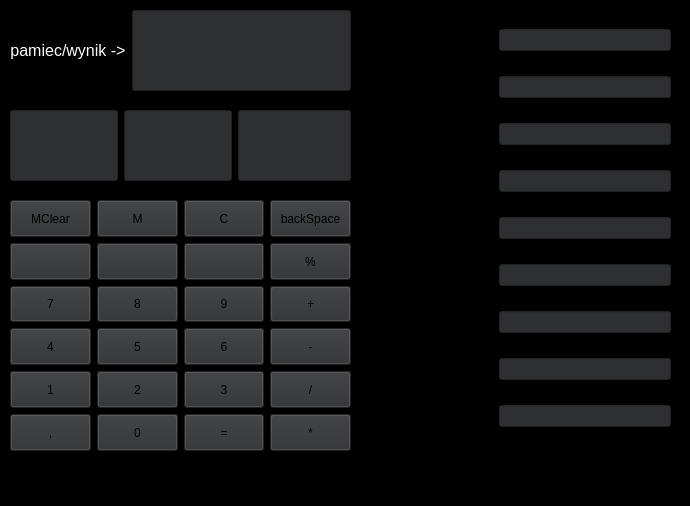
<?xml version="1.0" encoding="UTF-8"?>
<ui version="4.0">
 <class>MainWindow</class>
 <widget class="QMainWindow" name="MainWindow">
  <property name="geometry">
   <rect>
    <x>0</x>
    <y>0</y>
    <width>690</width>
    <height>506</height>
   </rect>
  </property>
  <property name="sizePolicy">
   <sizepolicy hsizetype="Preferred" vsizetype="Preferred">
    <horstretch>0</horstretch>
    <verstretch>0</verstretch>
   </sizepolicy>
  </property>
  <property name="minimumSize">
   <size>
    <width>690</width>
    <height>506</height>
   </size>
  </property>
  <property name="maximumSize">
   <size>
    <width>690</width>
    <height>506</height>
   </size>
  </property>
  <property name="windowTitle">
   <string>MainWindow</string>
  </property>
  <property name="autoFillBackground">
   <bool>false</bool>
  </property>
  <property name="styleSheet">
   <string notr="true">background-color: rgb(0, 0, 0);</string>
  </property>
  <property name="animated">
   <bool>true</bool>
  </property>
  <property name="documentMode">
   <bool>false</bool>
  </property>
  <widget class="QWidget" name="centralwidget">
   <widget class="QWidget" name="gridLayoutWidget">
    <property name="geometry">
     <rect>
      <x>10</x>
      <y>200</y>
      <width>341</width>
      <height>251</height>
     </rect>
    </property>
    <layout class="QGridLayout" name="gridLayout">
     <item row="7" column="0">
      <widget class="QPushButton" name="cyfr_4">
       <property name="sizePolicy">
        <sizepolicy hsizetype="Expanding" vsizetype="Expanding">
         <horstretch>0</horstretch>
         <verstretch>0</verstretch>
        </sizepolicy>
       </property>
       <property name="maximumSize">
        <size>
         <width>100</width>
         <height>100</height>
        </size>
       </property>
       <property name="autoFillBackground">
        <bool>false</bool>
       </property>
       <property name="styleSheet">
        <string notr="true">background-color: rgb(46, 47, 48);</string>
       </property>
       <property name="text">
        <string>4</string>
       </property>
       <property name="default">
        <bool>false</bool>
       </property>
      </widget>
     </item>
     <item row="10" column="1">
      <widget class="QPushButton" name="cyfr_10">
       <property name="sizePolicy">
        <sizepolicy hsizetype="Expanding" vsizetype="Expanding">
         <horstretch>0</horstretch>
         <verstretch>0</verstretch>
        </sizepolicy>
       </property>
       <property name="maximumSize">
        <size>
         <width>100</width>
         <height>100</height>
        </size>
       </property>
       <property name="autoFillBackground">
        <bool>false</bool>
       </property>
       <property name="styleSheet">
        <string notr="true">background-color: rgb(46, 47, 48);</string>
       </property>
       <property name="text">
        <string>0</string>
       </property>
       <property name="default">
        <bool>false</bool>
       </property>
      </widget>
     </item>
     <item row="2" column="0">
      <widget class="QPushButton" name="czyszczeniePamieci">
       <property name="sizePolicy">
        <sizepolicy hsizetype="Expanding" vsizetype="Expanding">
         <horstretch>0</horstretch>
         <verstretch>0</verstretch>
        </sizepolicy>
       </property>
       <property name="maximumSize">
        <size>
         <width>100</width>
         <height>100</height>
        </size>
       </property>
       <property name="autoFillBackground">
        <bool>false</bool>
       </property>
       <property name="styleSheet">
        <string notr="true">background-color: rgb(46, 47, 48);</string>
       </property>
       <property name="text">
        <string>MClear</string>
       </property>
       <property name="default">
        <bool>false</bool>
       </property>
      </widget>
     </item>
     <item row="2" column="1">
      <widget class="QPushButton" name="pamiecDoRownania">
       <property name="sizePolicy">
        <sizepolicy hsizetype="Expanding" vsizetype="Expanding">
         <horstretch>0</horstretch>
         <verstretch>0</verstretch>
        </sizepolicy>
       </property>
       <property name="maximumSize">
        <size>
         <width>100</width>
         <height>100</height>
        </size>
       </property>
       <property name="autoFillBackground">
        <bool>false</bool>
       </property>
       <property name="styleSheet">
        <string notr="true">background-color: rgb(46, 47, 48);</string>
       </property>
       <property name="text">
        <string>M</string>
       </property>
       <property name="default">
        <bool>false</bool>
       </property>
      </widget>
     </item>
     <item row="10" column="3">
      <widget class="QPushButton" name="mnozenie">
       <property name="sizePolicy">
        <sizepolicy hsizetype="Expanding" vsizetype="Expanding">
         <horstretch>0</horstretch>
         <verstretch>0</verstretch>
        </sizepolicy>
       </property>
       <property name="maximumSize">
        <size>
         <width>100</width>
         <height>100</height>
        </size>
       </property>
       <property name="autoFillBackground">
        <bool>false</bool>
       </property>
       <property name="styleSheet">
        <string notr="true">background-color: rgb(46, 47, 48);</string>
       </property>
       <property name="text">
        <string>*</string>
       </property>
       <property name="default">
        <bool>false</bool>
       </property>
      </widget>
     </item>
     <item row="8" column="3">
      <widget class="QPushButton" name="dzielenie">
       <property name="sizePolicy">
        <sizepolicy hsizetype="Expanding" vsizetype="Expanding">
         <horstretch>0</horstretch>
         <verstretch>0</verstretch>
        </sizepolicy>
       </property>
       <property name="maximumSize">
        <size>
         <width>100</width>
         <height>100</height>
        </size>
       </property>
       <property name="autoFillBackground">
        <bool>false</bool>
       </property>
       <property name="styleSheet">
        <string notr="true">background-color: rgb(46, 47, 48);</string>
       </property>
       <property name="text">
        <string>/</string>
       </property>
       <property name="default">
        <bool>false</bool>
       </property>
      </widget>
     </item>
     <item row="2" column="3">
      <widget class="QPushButton" name="backSpace">
       <property name="sizePolicy">
        <sizepolicy hsizetype="Expanding" vsizetype="Expanding">
         <horstretch>0</horstretch>
         <verstretch>0</verstretch>
        </sizepolicy>
       </property>
       <property name="maximumSize">
        <size>
         <width>100</width>
         <height>100</height>
        </size>
       </property>
       <property name="autoFillBackground">
        <bool>false</bool>
       </property>
       <property name="styleSheet">
        <string notr="true">background-color: rgb(46, 47, 48);</string>
       </property>
       <property name="text">
        <string>backSpace</string>
       </property>
       <property name="default">
        <bool>false</bool>
       </property>
      </widget>
     </item>
     <item row="7" column="1">
      <widget class="QPushButton" name="cyfr_5">
       <property name="sizePolicy">
        <sizepolicy hsizetype="Expanding" vsizetype="Expanding">
         <horstretch>0</horstretch>
         <verstretch>0</verstretch>
        </sizepolicy>
       </property>
       <property name="maximumSize">
        <size>
         <width>100</width>
         <height>100</height>
        </size>
       </property>
       <property name="autoFillBackground">
        <bool>false</bool>
       </property>
       <property name="styleSheet">
        <string notr="true">background-color: rgb(46, 47, 48);</string>
       </property>
       <property name="text">
        <string>5</string>
       </property>
       <property name="default">
        <bool>false</bool>
       </property>
      </widget>
     </item>
     <item row="2" column="2">
      <widget class="QPushButton" name="czyszczenieWyswietlacza">
       <property name="sizePolicy">
        <sizepolicy hsizetype="Expanding" vsizetype="Expanding">
         <horstretch>0</horstretch>
         <verstretch>0</verstretch>
        </sizepolicy>
       </property>
       <property name="maximumSize">
        <size>
         <width>100</width>
         <height>100</height>
        </size>
       </property>
       <property name="autoFillBackground">
        <bool>false</bool>
       </property>
       <property name="styleSheet">
        <string notr="true">background-color: rgb(46, 47, 48);</string>
       </property>
       <property name="text">
        <string>C</string>
       </property>
       <property name="default">
        <bool>false</bool>
       </property>
      </widget>
     </item>
     <item row="10" column="0">
      <widget class="QPushButton" name="przecinek">
       <property name="sizePolicy">
        <sizepolicy hsizetype="Expanding" vsizetype="Expanding">
         <horstretch>0</horstretch>
         <verstretch>0</verstretch>
        </sizepolicy>
       </property>
       <property name="maximumSize">
        <size>
         <width>100</width>
         <height>100</height>
        </size>
       </property>
       <property name="autoFillBackground">
        <bool>false</bool>
       </property>
       <property name="styleSheet">
        <string notr="true">background-color: rgb(46, 47, 48);</string>
       </property>
       <property name="text">
        <string>,</string>
       </property>
       <property name="default">
        <bool>false</bool>
       </property>
      </widget>
     </item>
     <item row="5" column="3">
      <widget class="QPushButton" name="dodawanie">
       <property name="sizePolicy">
        <sizepolicy hsizetype="Expanding" vsizetype="Expanding">
         <horstretch>0</horstretch>
         <verstretch>0</verstretch>
        </sizepolicy>
       </property>
       <property name="maximumSize">
        <size>
         <width>100</width>
         <height>100</height>
        </size>
       </property>
       <property name="autoFillBackground">
        <bool>false</bool>
       </property>
       <property name="styleSheet">
        <string notr="true">background-color: rgb(46, 47, 48);</string>
       </property>
       <property name="text">
        <string>+</string>
       </property>
       <property name="default">
        <bool>false</bool>
       </property>
      </widget>
     </item>
     <item row="10" column="2">
      <widget class="QPushButton" name="rownaSie">
       <property name="sizePolicy">
        <sizepolicy hsizetype="Expanding" vsizetype="Expanding">
         <horstretch>0</horstretch>
         <verstretch>0</verstretch>
        </sizepolicy>
       </property>
       <property name="maximumSize">
        <size>
         <width>100</width>
         <height>100</height>
        </size>
       </property>
       <property name="autoFillBackground">
        <bool>false</bool>
       </property>
       <property name="styleSheet">
        <string notr="true">background-color: rgb(46, 47, 48);</string>
       </property>
       <property name="text">
        <string>=</string>
       </property>
       <property name="default">
        <bool>false</bool>
       </property>
      </widget>
     </item>
     <item row="3" column="1">
      <widget class="QPushButton" name="pushButton_3">
       <property name="sizePolicy">
        <sizepolicy hsizetype="Expanding" vsizetype="Expanding">
         <horstretch>0</horstretch>
         <verstretch>0</verstretch>
        </sizepolicy>
       </property>
       <property name="maximumSize">
        <size>
         <width>100</width>
         <height>100</height>
        </size>
       </property>
       <property name="autoFillBackground">
        <bool>false</bool>
       </property>
       <property name="styleSheet">
        <string notr="true">background-color: rgb(46, 47, 48);</string>
       </property>
       <property name="text">
        <string/>
       </property>
       <property name="default">
        <bool>false</bool>
       </property>
      </widget>
     </item>
     <item row="3" column="0">
      <widget class="QPushButton" name="pushButton_4">
       <property name="sizePolicy">
        <sizepolicy hsizetype="Expanding" vsizetype="Expanding">
         <horstretch>0</horstretch>
         <verstretch>0</verstretch>
        </sizepolicy>
       </property>
       <property name="maximumSize">
        <size>
         <width>100</width>
         <height>100</height>
        </size>
       </property>
       <property name="autoFillBackground">
        <bool>false</bool>
       </property>
       <property name="styleSheet">
        <string notr="true">background-color: rgb(46, 47, 48);</string>
       </property>
       <property name="text">
        <string/>
       </property>
       <property name="default">
        <bool>false</bool>
       </property>
      </widget>
     </item>
     <item row="3" column="3">
      <widget class="QPushButton" name="resztaZDzielenia">
       <property name="sizePolicy">
        <sizepolicy hsizetype="Expanding" vsizetype="Expanding">
         <horstretch>0</horstretch>
         <verstretch>0</verstretch>
        </sizepolicy>
       </property>
       <property name="maximumSize">
        <size>
         <width>100</width>
         <height>100</height>
        </size>
       </property>
       <property name="autoFillBackground">
        <bool>false</bool>
       </property>
       <property name="styleSheet">
        <string notr="true">background-color: rgb(46, 47, 48);</string>
       </property>
       <property name="text">
        <string>%</string>
       </property>
       <property name="default">
        <bool>false</bool>
       </property>
      </widget>
     </item>
     <item row="3" column="2">
      <widget class="QPushButton" name="pushButton_2">
       <property name="sizePolicy">
        <sizepolicy hsizetype="Expanding" vsizetype="Expanding">
         <horstretch>0</horstretch>
         <verstretch>0</verstretch>
        </sizepolicy>
       </property>
       <property name="maximumSize">
        <size>
         <width>100</width>
         <height>100</height>
        </size>
       </property>
       <property name="autoFillBackground">
        <bool>false</bool>
       </property>
       <property name="styleSheet">
        <string notr="true">background-color: rgb(46, 47, 48);</string>
       </property>
       <property name="text">
        <string/>
       </property>
       <property name="default">
        <bool>false</bool>
       </property>
      </widget>
     </item>
     <item row="7" column="2">
      <widget class="QPushButton" name="cyfr_6">
       <property name="sizePolicy">
        <sizepolicy hsizetype="Expanding" vsizetype="Expanding">
         <horstretch>0</horstretch>
         <verstretch>0</verstretch>
        </sizepolicy>
       </property>
       <property name="maximumSize">
        <size>
         <width>100</width>
         <height>100</height>
        </size>
       </property>
       <property name="autoFillBackground">
        <bool>false</bool>
       </property>
       <property name="styleSheet">
        <string notr="true">background-color: rgb(46, 47, 48);</string>
       </property>
       <property name="text">
        <string>6</string>
       </property>
       <property name="default">
        <bool>false</bool>
       </property>
      </widget>
     </item>
     <item row="7" column="3">
      <widget class="QPushButton" name="odejmowanie">
       <property name="sizePolicy">
        <sizepolicy hsizetype="Expanding" vsizetype="Expanding">
         <horstretch>0</horstretch>
         <verstretch>0</verstretch>
        </sizepolicy>
       </property>
       <property name="maximumSize">
        <size>
         <width>100</width>
         <height>100</height>
        </size>
       </property>
       <property name="autoFillBackground">
        <bool>false</bool>
       </property>
       <property name="styleSheet">
        <string notr="true">background-color: rgb(46, 47, 48);</string>
       </property>
       <property name="text">
        <string>-</string>
       </property>
       <property name="default">
        <bool>false</bool>
       </property>
      </widget>
     </item>
     <item row="5" column="0">
      <widget class="QPushButton" name="cyfr_7">
       <property name="sizePolicy">
        <sizepolicy hsizetype="Expanding" vsizetype="Expanding">
         <horstretch>0</horstretch>
         <verstretch>0</verstretch>
        </sizepolicy>
       </property>
       <property name="maximumSize">
        <size>
         <width>100</width>
         <height>100</height>
        </size>
       </property>
       <property name="autoFillBackground">
        <bool>false</bool>
       </property>
       <property name="styleSheet">
        <string notr="true">background-color: rgb(46, 47, 48);</string>
       </property>
       <property name="text">
        <string>7</string>
       </property>
       <property name="default">
        <bool>false</bool>
       </property>
      </widget>
     </item>
     <item row="5" column="1">
      <widget class="QPushButton" name="cyfr_8">
       <property name="sizePolicy">
        <sizepolicy hsizetype="Expanding" vsizetype="Expanding">
         <horstretch>0</horstretch>
         <verstretch>0</verstretch>
        </sizepolicy>
       </property>
       <property name="maximumSize">
        <size>
         <width>100</width>
         <height>100</height>
        </size>
       </property>
       <property name="autoFillBackground">
        <bool>false</bool>
       </property>
       <property name="styleSheet">
        <string notr="true">background-color: rgb(46, 47, 48);</string>
       </property>
       <property name="text">
        <string>8</string>
       </property>
       <property name="default">
        <bool>false</bool>
       </property>
      </widget>
     </item>
     <item row="5" column="2">
      <widget class="QPushButton" name="cyfr_9">
       <property name="sizePolicy">
        <sizepolicy hsizetype="Expanding" vsizetype="Expanding">
         <horstretch>0</horstretch>
         <verstretch>0</verstretch>
        </sizepolicy>
       </property>
       <property name="maximumSize">
        <size>
         <width>100</width>
         <height>100</height>
        </size>
       </property>
       <property name="autoFillBackground">
        <bool>false</bool>
       </property>
       <property name="styleSheet">
        <string notr="true">background-color: rgb(46, 47, 48);</string>
       </property>
       <property name="text">
        <string>9</string>
       </property>
       <property name="default">
        <bool>false</bool>
       </property>
      </widget>
     </item>
     <item row="8" column="0">
      <widget class="QPushButton" name="cyfr_1">
       <property name="sizePolicy">
        <sizepolicy hsizetype="Expanding" vsizetype="Expanding">
         <horstretch>0</horstretch>
         <verstretch>0</verstretch>
        </sizepolicy>
       </property>
       <property name="maximumSize">
        <size>
         <width>100</width>
         <height>100</height>
        </size>
       </property>
       <property name="autoFillBackground">
        <bool>false</bool>
       </property>
       <property name="styleSheet">
        <string notr="true">background-color: rgb(46, 47, 48);</string>
       </property>
       <property name="text">
        <string>1</string>
       </property>
       <property name="default">
        <bool>false</bool>
       </property>
      </widget>
     </item>
     <item row="8" column="1">
      <widget class="QPushButton" name="cyfr_2">
       <property name="sizePolicy">
        <sizepolicy hsizetype="Expanding" vsizetype="Expanding">
         <horstretch>0</horstretch>
         <verstretch>0</verstretch>
        </sizepolicy>
       </property>
       <property name="maximumSize">
        <size>
         <width>100</width>
         <height>100</height>
        </size>
       </property>
       <property name="autoFillBackground">
        <bool>false</bool>
       </property>
       <property name="styleSheet">
        <string notr="true">background-color: rgb(46, 47, 48);</string>
       </property>
       <property name="text">
        <string>2</string>
       </property>
       <property name="default">
        <bool>false</bool>
       </property>
      </widget>
     </item>
     <item row="8" column="2">
      <widget class="QPushButton" name="cyfr_3">
       <property name="sizePolicy">
        <sizepolicy hsizetype="Expanding" vsizetype="Expanding">
         <horstretch>0</horstretch>
         <verstretch>0</verstretch>
        </sizepolicy>
       </property>
       <property name="maximumSize">
        <size>
         <width>100</width>
         <height>100</height>
        </size>
       </property>
       <property name="autoFillBackground">
        <bool>false</bool>
       </property>
       <property name="styleSheet">
        <string notr="true">background-color: rgb(46, 47, 48);</string>
       </property>
       <property name="text">
        <string>3</string>
       </property>
       <property name="default">
        <bool>false</bool>
       </property>
      </widget>
     </item>
    </layout>
   </widget>
   <widget class="QWidget" name="gridLayoutWidget_2">
    <property name="geometry">
     <rect>
      <x>370</x>
      <y>10</y>
      <width>301</width>
      <height>441</height>
     </rect>
    </property>
    <layout class="QGridLayout" name="liczbyWRoznychSystemach">
     <item row="0" column="0">
      <widget class="QLabel" name="tekstDwojkowy">
       <property name="text">
        <string>&lt;html&gt;&lt;head/&gt;&lt;body&gt;&lt;p&gt;&lt;span style=&quot; font-size:12pt;&quot;&gt;dwojkowy (2):&lt;/span&gt;&lt;/p&gt;&lt;/body&gt;&lt;/html&gt;</string>
       </property>
      </widget>
     </item>
     <item row="2" column="0">
      <widget class="QLabel" name="tekstCzworkowy">
       <property name="text">
        <string>&lt;html&gt;&lt;head/&gt;&lt;body&gt;&lt;p&gt;&lt;span style=&quot; font-size:12pt;&quot;&gt;czworkowy (4):&lt;/span&gt;&lt;/p&gt;&lt;/body&gt;&lt;/html&gt;</string>
       </property>
      </widget>
     </item>
     <item row="7" column="0">
      <widget class="QLabel" name="tekstDziewiatkowy">
       <property name="text">
        <string>&lt;html&gt;&lt;head/&gt;&lt;body&gt;&lt;p&gt;&lt;span style=&quot; font-size:12pt;&quot;&gt;dziewiatkowy (9):&lt;/span&gt;&lt;/p&gt;&lt;/body&gt;&lt;/html&gt;</string>
       </property>
      </widget>
     </item>
     <item row="4" column="0">
      <widget class="QLabel" name="tekstSzostkowy">
       <property name="text">
        <string>&lt;html&gt;&lt;head/&gt;&lt;body&gt;&lt;p&gt;&lt;span style=&quot; font-size:12pt;&quot;&gt;szostkowy (6):&lt;/span&gt;&lt;/p&gt;&lt;/body&gt;&lt;/html&gt;</string>
       </property>
      </widget>
     </item>
     <item row="2" column="1">
      <widget class="QLineEdit" name="liczbaWSystemie4">
       <property name="styleSheet">
        <string notr="true">background-color: rgb(46, 47, 48);</string>
       </property>
      </widget>
     </item>
     <item row="1" column="0">
      <widget class="QLabel" name="tekstTrojkowy">
       <property name="text">
        <string>&lt;html&gt;&lt;head/&gt;&lt;body&gt;&lt;p&gt;&lt;span style=&quot; font-size:12pt;&quot;&gt;trojkowy (3):&lt;/span&gt;&lt;/p&gt;&lt;/body&gt;&lt;/html&gt;</string>
       </property>
      </widget>
     </item>
     <item row="6" column="0">
      <widget class="QLabel" name="tekstOsoemkowy">
       <property name="text">
        <string>&lt;html&gt;&lt;head/&gt;&lt;body&gt;&lt;p&gt;&lt;span style=&quot; font-size:12pt;&quot;&gt;osemkowy (8):&lt;/span&gt;&lt;/p&gt;&lt;/body&gt;&lt;/html&gt;</string>
       </property>
      </widget>
     </item>
     <item row="0" column="1">
      <widget class="QLineEdit" name="liczbaWSystemie2">
       <property name="styleSheet">
        <string notr="true">background-color: rgb(46, 47, 48);</string>
       </property>
      </widget>
     </item>
     <item row="1" column="1">
      <widget class="QLineEdit" name="liczbaWSystemie3">
       <property name="styleSheet">
        <string notr="true">background-color: rgb(46, 47, 48);</string>
       </property>
      </widget>
     </item>
     <item row="5" column="0">
      <widget class="QLabel" name="tekstSiodemkowy">
       <property name="text">
        <string>&lt;html&gt;&lt;head/&gt;&lt;body&gt;&lt;p&gt;&lt;span style=&quot; font-size:12pt;&quot;&gt;siodemkowy (7):&lt;/span&gt;&lt;/p&gt;&lt;/body&gt;&lt;/html&gt;</string>
       </property>
      </widget>
     </item>
     <item row="3" column="0">
      <widget class="QLabel" name="tesktPiatkowy">
       <property name="text">
        <string>&lt;html&gt;&lt;head/&gt;&lt;body&gt;&lt;p&gt;&lt;span style=&quot; font-size:12pt;&quot;&gt;piatkowy (5):&lt;/span&gt;&lt;/p&gt;&lt;/body&gt;&lt;/html&gt;</string>
       </property>
      </widget>
     </item>
     <item row="8" column="0">
      <widget class="QLabel" name="tekstDziesietny">
       <property name="text">
        <string>&lt;html&gt;&lt;head/&gt;&lt;body&gt;&lt;p&gt;&lt;span style=&quot; font-size:12pt;&quot;&gt;dziesietny (10):&lt;/span&gt;&lt;/p&gt;&lt;/body&gt;&lt;/html&gt;</string>
       </property>
      </widget>
     </item>
     <item row="3" column="1">
      <widget class="QLineEdit" name="liczbaWSystemie5">
       <property name="styleSheet">
        <string notr="true">background-color: rgb(46, 47, 48);</string>
       </property>
      </widget>
     </item>
     <item row="4" column="1">
      <widget class="QLineEdit" name="liczbaWSystemie6">
       <property name="styleSheet">
        <string notr="true">background-color: rgb(46, 47, 48);</string>
       </property>
      </widget>
     </item>
     <item row="5" column="1">
      <widget class="QLineEdit" name="liczbaWSystemie7">
       <property name="styleSheet">
        <string notr="true">background-color: rgb(46, 47, 48);</string>
       </property>
      </widget>
     </item>
     <item row="6" column="1">
      <widget class="QLineEdit" name="liczbaWSystemie8">
       <property name="styleSheet">
        <string notr="true">background-color: rgb(46, 47, 48);</string>
       </property>
      </widget>
     </item>
     <item row="7" column="1">
      <widget class="QLineEdit" name="liczbaWSystemie9">
       <property name="styleSheet">
        <string notr="true">background-color: rgb(46, 47, 48);</string>
       </property>
      </widget>
     </item>
     <item row="8" column="1">
      <widget class="QLineEdit" name="liczbaWSystemie10">
       <property name="styleSheet">
        <string notr="true">background-color: rgb(46, 47, 48);</string>
       </property>
      </widget>
     </item>
    </layout>
   </widget>
   <widget class="QWidget" name="gridLayoutWidget_3">
    <property name="geometry">
     <rect>
      <x>10</x>
      <y>10</y>
      <width>341</width>
      <height>81</height>
     </rect>
    </property>
    <layout class="QGridLayout" name="gridLayout_2">
     <item row="0" column="0">
      <widget class="QLabel" name="textMemory">
       <property name="sizePolicy">
        <sizepolicy hsizetype="Fixed" vsizetype="Expanding">
         <horstretch>0</horstretch>
         <verstretch>0</verstretch>
        </sizepolicy>
       </property>
       <property name="layoutDirection">
        <enum>Qt::LayoutDirection::LeftToRight</enum>
       </property>
       <property name="autoFillBackground">
        <bool>false</bool>
       </property>
       <property name="styleSheet">
        <string notr="true">color: rgb(0, 0, 0);</string>
       </property>
       <property name="text">
        <string>&lt;html&gt;&lt;head/&gt;&lt;body&gt;&lt;p&gt;&lt;span style=&quot; font-size:12pt; color:#ffffff;&quot;&gt;pamiec/wynik -&amp;gt;&lt;/span&gt;&lt;/p&gt;&lt;/body&gt;&lt;/html&gt;</string>
       </property>
       <property name="alignment">
        <set>Qt::AlignmentFlag::AlignCenter</set>
       </property>
      </widget>
     </item>
     <item row="0" column="1">
      <widget class="QLineEdit" name="wyswietlaczPamieci">
       <property name="sizePolicy">
        <sizepolicy hsizetype="Expanding" vsizetype="Expanding">
         <horstretch>0</horstretch>
         <verstretch>0</verstretch>
        </sizepolicy>
       </property>
       <property name="styleSheet">
        <string notr="true">background-color: rgb(46, 47, 48);</string>
       </property>
       <property name="inputMethodHints">
        <set>Qt::InputMethodHint::ImhNone</set>
       </property>
       <property name="alignment">
        <set>Qt::AlignmentFlag::AlignCenter</set>
       </property>
       <property name="readOnly">
        <bool>true</bool>
       </property>
      </widget>
     </item>
    </layout>
   </widget>
   <widget class="QWidget" name="gridLayoutWidget_4">
    <property name="geometry">
     <rect>
      <x>10</x>
      <y>110</y>
      <width>341</width>
      <height>71</height>
     </rect>
    </property>
    <layout class="QGridLayout" name="gridLayout_3">
     <item row="0" column="2">
      <widget class="QLineEdit" name="wyswietlacz">
       <property name="sizePolicy">
        <sizepolicy hsizetype="Expanding" vsizetype="Expanding">
         <horstretch>0</horstretch>
         <verstretch>0</verstretch>
        </sizepolicy>
       </property>
       <property name="layoutDirection">
        <enum>Qt::LayoutDirection::LeftToRight</enum>
       </property>
       <property name="styleSheet">
        <string notr="true">background-color: rgb(46, 47, 48);</string>
       </property>
       <property name="text">
        <string/>
       </property>
       <property name="alignment">
        <set>Qt::AlignmentFlag::AlignRight|Qt::AlignmentFlag::AlignTrailing|Qt::AlignmentFlag::AlignVCenter</set>
       </property>
       <property name="readOnly">
        <bool>true</bool>
       </property>
      </widget>
     </item>
     <item row="0" column="1">
      <widget class="QLineEdit" name="wyswietlaczOperacji">
       <property name="enabled">
        <bool>true</bool>
       </property>
       <property name="sizePolicy">
        <sizepolicy hsizetype="Fixed" vsizetype="Expanding">
         <horstretch>0</horstretch>
         <verstretch>0</verstretch>
        </sizepolicy>
       </property>
       <property name="styleSheet">
        <string notr="true">background-color: rgb(46, 47, 48);</string>
       </property>
       <property name="inputMethodHints">
        <set>Qt::InputMethodHint::ImhNone</set>
       </property>
       <property name="alignment">
        <set>Qt::AlignmentFlag::AlignCenter</set>
       </property>
       <property name="readOnly">
        <bool>true</bool>
       </property>
      </widget>
     </item>
     <item row="0" column="0">
      <widget class="QLineEdit" name="wyswietlaczPierwszaLiczba">
       <property name="enabled">
        <bool>true</bool>
       </property>
       <property name="sizePolicy">
        <sizepolicy hsizetype="Fixed" vsizetype="Expanding">
         <horstretch>0</horstretch>
         <verstretch>0</verstretch>
        </sizepolicy>
       </property>
       <property name="styleSheet">
        <string notr="true">background-color: rgb(46, 47, 48);</string>
       </property>
       <property name="inputMethodHints">
        <set>Qt::InputMethodHint::ImhNone</set>
       </property>
       <property name="alignment">
        <set>Qt::AlignmentFlag::AlignCenter</set>
       </property>
       <property name="readOnly">
        <bool>true</bool>
       </property>
      </widget>
     </item>
    </layout>
   </widget>
  </widget>
  <widget class="QMenuBar" name="menubar">
   <property name="geometry">
    <rect>
     <x>0</x>
     <y>0</y>
     <width>690</width>
     <height>21</height>
    </rect>
   </property>
  </widget>
  <widget class="QStatusBar" name="statusbar"/>
 </widget>
 <resources/>
 <connections/>
</ui>
